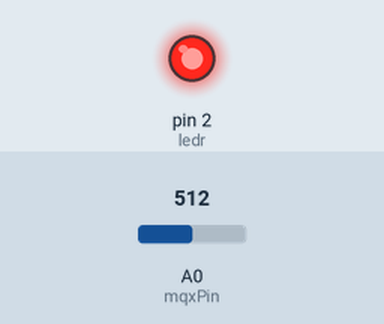
The sketch below on a simulated Arduino Uno, built with avr-gcc and run on an emulated ATmega328P. Shown: output pins drawn as LEDs (lit = HIGH). The test bench sets the inputs (shaded band); at power-on: A0 (mqxPin) = 512. What the sketch prints to the serial monitor is not drawn.

Above: at 0.1 s.
Timing chart, 0 to 1.6 s (numbered marks = the images above):
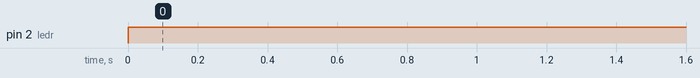

Measured:
- by itself, pin 2 (ledr): LOW → HIGH at 0.00 s

The sketch:

capteur_gaz.ino
```cpp
const int mqxPin = A0;  // La sortie analogique du détecteur MQx est reliée au Pin analogique A0 de l'Arduino

const int ledr =2;
void setup()
{
    Serial.begin(9600);
     pinMode(ledr, OUTPUT);

}

void loop()
{

    if(analogRead(mqxPin) > 120){
     digitalWrite(ledr, HIGH);
        delay(1000);
    }
    else{
      digitalWrite; (ledr, LOW);
      }

    Serial.println(analogRead(mqxPin));
    delay(1000);
}
```
